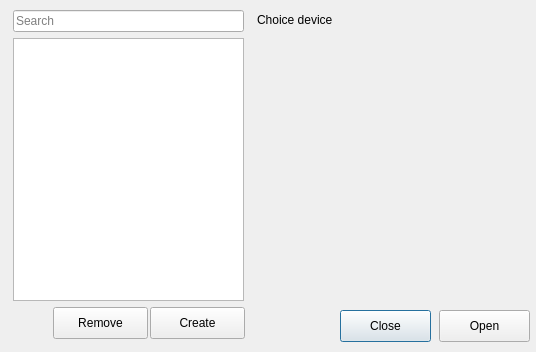
<?xml version="1.0" encoding="UTF-8"?>
<ui version="4.0">
 <class>OpenDeviceDialog</class>
 <widget class="QDialog" name="OpenDeviceDialog">
  <property name="geometry">
   <rect>
    <x>0</x>
    <y>0</y>
    <width>536</width>
    <height>352</height>
   </rect>
  </property>
  <property name="windowTitle">
   <string>Open device</string>
  </property>
  <widget class="QPushButton" name="closeButton">
   <property name="geometry">
    <rect>
     <x>340</x>
     <y>310</y>
     <width>91</width>
     <height>32</height>
    </rect>
   </property>
   <property name="text">
    <string>Close</string>
   </property>
  </widget>
  <widget class="QLabel" name="deviceDescriptionText">
   <property name="geometry">
    <rect>
     <x>257</x>
     <y>13</y>
     <width>261</width>
     <height>261</height>
    </rect>
   </property>
   <property name="text">
    <string>Choice device</string>
   </property>
   <property name="alignment">
    <set>Qt::AlignLeading|Qt::AlignLeft|Qt::AlignTop</set>
   </property>
   <property name="wordWrap">
    <bool>true</bool>
   </property>
  </widget>
  <widget class="QPushButton" name="openButton">
   <property name="geometry">
    <rect>
     <x>439</x>
     <y>310</y>
     <width>91</width>
     <height>32</height>
    </rect>
   </property>
   <property name="text">
    <string>Open</string>
   </property>
  </widget>
  <widget class="QPushButton" name="createButton">
   <property name="geometry">
    <rect>
     <x>150</x>
     <y>307</y>
     <width>95</width>
     <height>32</height>
    </rect>
   </property>
   <property name="text">
    <string>Create</string>
   </property>
  </widget>
  <widget class="QPushButton" name="removeButton">
   <property name="geometry">
    <rect>
     <x>53</x>
     <y>307</y>
     <width>95</width>
     <height>32</height>
    </rect>
   </property>
   <property name="text">
    <string>Remove</string>
   </property>
  </widget>
  <widget class="QWidget" name="layoutWidget">
   <property name="geometry">
    <rect>
     <x>13</x>
     <y>10</y>
     <width>231</width>
     <height>291</height>
    </rect>
   </property>
   <layout class="QVBoxLayout" name="verticalLayout">
    <item>
     <widget class="QLineEdit" name="deviceNameLineEdit">
      <property name="placeholderText">
       <string>Search</string>
      </property>
     </widget>
    </item>
    <item>
     <widget class="QListView" name="devicesListView"/>
    </item>
   </layout>
  </widget>
 </widget>
 <tabstops>
  <tabstop>deviceNameLineEdit</tabstop>
  <tabstop>openButton</tabstop>
  <tabstop>closeButton</tabstop>
  <tabstop>createButton</tabstop>
  <tabstop>removeButton</tabstop>
  <tabstop>devicesListView</tabstop>
 </tabstops>
 <resources/>
 <connections/>
</ui>
